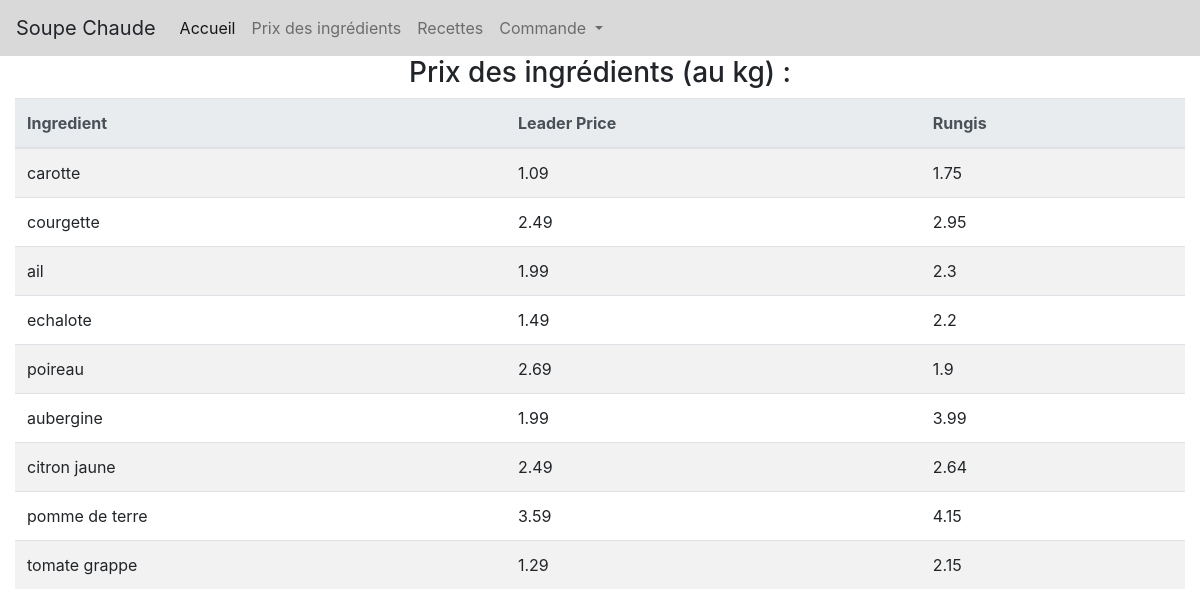
Page /prix.php on the committed database.
### tables this page shows
CREATE TABLE IF NOT EXISTS `ingredient` (
  `ID_INGREDIENT` int(11) NOT NULL AUTO_INCREMENT,
  `NOM_INGREDIENT` varchar(50) DEFAULT NULL,
  `PRIX_RUNGIS` float DEFAULT NULL,
  `PRIX_LEADER` float DEFAULT NULL,
  `VALEURCAL` float DEFAULT NULL,
  `LIPIDE` float DEFAULT NULL,
  `GLUCIDE` float DEFAULT NULL,
  `PROTEINE` float DEFAULT NULL,
  PRIMARY KEY (`ID_INGREDIENT`)
);

### prix.php (the view, shortened to what this page needs)
<?php include('templates/header.php'); ?>
<h3 align="center"> Prix des ingrédients (au kg) : </h3>
<table class="table table-striped table-hover">
  <thead class="thead-light">
    <tr>
      <th scope="col">Ingredient</th>
      <th scope="col">Leader Price</th>
      <th scope="col">Rungis</th>
    </tr>
  </thead>
  <tbody>
  <?php
  require_once "config.php";
  $sql = "SELECT nom_ingredient, prix_leader, prix_rungis FROM ingredient";
  $result = $conn-> query($sql);
  if ($result->num_rows > 0) {
    while($row = $result->fetch_assoc()) {
    echo "<tr><td>" . $row["nom_ingredient"]. "</td><td>" . $row["prix_leader"] . "</td><td>"
    . $row["prix_rungis"]. "</td></tr>";
    }
    echo "</table>";
    } else { echo "0 resultats"; }
  ?>
</body>
</html>

### templates/header.php (shortened to what this page needs)
<!DOCTYPE html>
<html lang="en">
<head>
  <link rel="stylesheet" href="https://stackpath.bootstrapcdn.com/bootstrap/4.3.1/css/bootstrap.min.css">
  <link href="fontawesome-free-5.11.2/css/fontawesome.min.css" type="text/css" rel="stylesheet">
</head>
<body>
<nav class="navbar navbar-expand-lg navbar-light" style="background-color: #d9d9d9;">
  <a class="navbar-brand" onclick="window.location.href='index.php'">Soupe Chaude</a>
  <div class="collapse navbar-collapse" id="navbarSupportedContent">
    <ul class="navbar-nav mr-auto">
      <li class="nav-item active">
        <a class="nav-link" onclick="window.location.href='index.php'">Accueil <span class="sr-only">(current)</span></a>
      </li>
      <li class="nav-item">
        <a class="nav-link" onclick="window.location.href='prix.php'">Prix des ingrédients</a>
      </li>
      <li class="nav-item">
        <a class="nav-link" onclick="window.location.href='recette.php'">Recettes</a>
      </li>
      <li class="nav-item dropdown">
        <a class="nav-link dropdown-toggle" href="#" id="navbarDropdown" role="button" data-toggle="dropdown" aria-haspopup="true" aria-expanded="false">
          Commande
        </a>
      </li>
    </ul>
  </div>
</nav>
<div class="wrapper">
    <div class="container-fluid">

### rows in the picture
ingredient: NOM_INGREDIENT "carotte", PRIX_LEADER "1.09", PRIX_RUNGIS "1.75"
ingredient: NOM_INGREDIENT "courgette", PRIX_LEADER "2.49", PRIX_RUNGIS "2.95"
ingredient: NOM_INGREDIENT "ail", PRIX_LEADER "1.99", PRIX_RUNGIS "2.3"
ingredient: NOM_INGREDIENT "echalote", PRIX_LEADER "1.49", PRIX_RUNGIS "2.2"
ingredient: NOM_INGREDIENT "poireau", PRIX_LEADER "2.69", PRIX_RUNGIS "1.9"
ingredient: NOM_INGREDIENT "aubergine", PRIX_LEADER "1.99", PRIX_RUNGIS "3.99"
ingredient: NOM_INGREDIENT "citron jaune", PRIX_LEADER "2.49", PRIX_RUNGIS "2.64"
ingredient: NOM_INGREDIENT "pomme de terre", PRIX_LEADER "3.59", PRIX_RUNGIS "4.15"
ingredient: NOM_INGREDIENT "tomate grappe", PRIX_LEADER "1.29", PRIX_RUNGIS "2.15"
